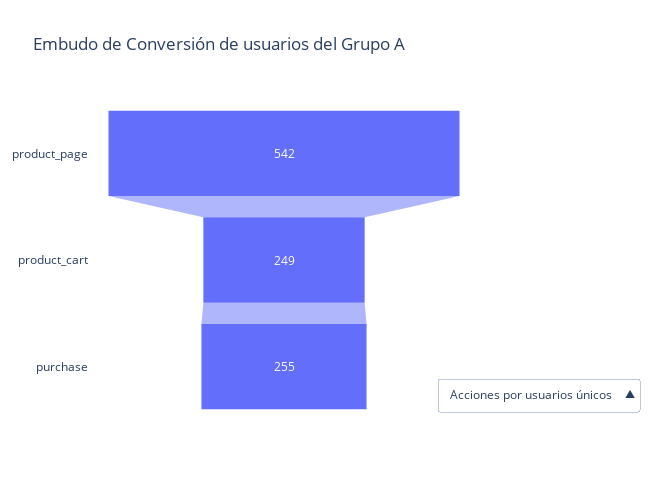

The notebook cell saved with this chart:
### Code cell
# Trazar embudo del grupo A
title = 'Embudo de Conversión de usuarios del Grupo A'
i_funnel_dualplot(a_funnel_unique, a_funnel_general, title, label_1, label_2)

### Figure 1 — Plotly figure (JSON) as saved in the notebook; plotly's stock layout.template omitted (floating-point values rounded to 4 significant figures)
{"data": [{"type": "funnel", "x": [542, 249, 255], "y": ["product_page", "product_cart", "purchase"]}], "layout": {"height": 500, "plot_bgcolor": "rgba(0,0,0,0)", "title": {"text": "Embudo de Conversión de usuarios del Grupo A"}, "updatemenus": [{"buttons": [{"args": [{"x": [[542, 249, 255]], "y": [["product_page", "product_cart", "purchase"]]}], "label": "Acciones por usuarios únicos", "method": "restyle"}, {"args": [{"x": [[1619, 743, 756]], "y": [["product_page", "product_cart", "purchase"]]}], "label": "Todas las acciones", "method": "restyle"}], "direction": "up", "showactive": true, "x": 1.15, "xanchor": "center", "y": 0.13, "yanchor": "top"}], "width": 650}}
